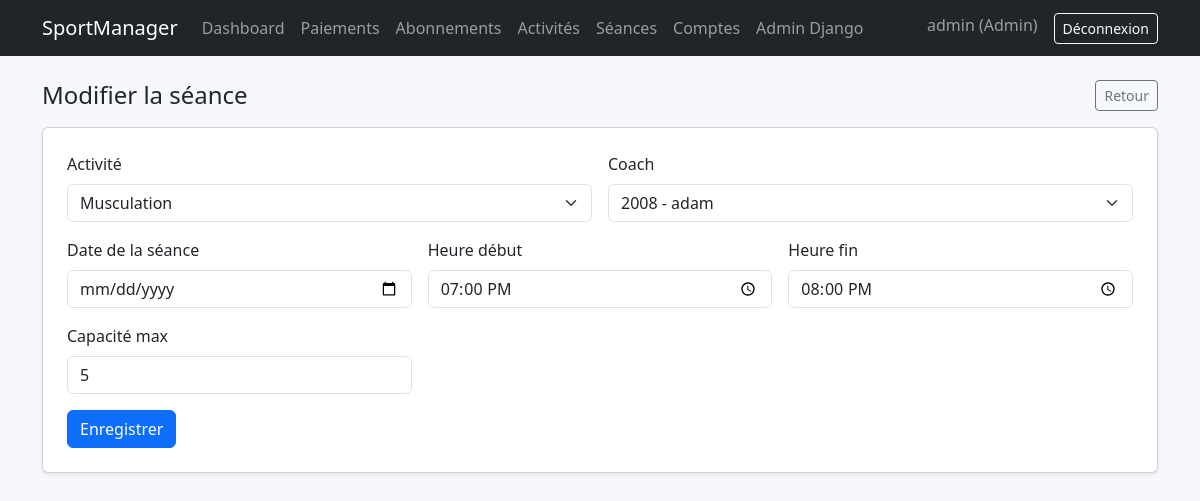
/admin-app/seances/18/modifier/ (signed in), run on the app's committed database.
### core/models.py (models this page shows, shortened)
class Utilisateur(AbstractUser):
    class Role(models.TextChoices):
        ADMIN = "ADMIN", "Admin"
        COACH = "COACH", "Coach"
        MEMBRE = "MEMBRE", "Membre"
    username = models.CharField(max_length=150, blank=True, null=True)
    login = models.CharField(max_length=150, unique=True)
    email = models.EmailField(unique=True)
    role = models.CharField(max_length=10, choices=Role.choices, default=Role.MEMBRE)
    USERNAME_FIELD = "login"
    REQUIRED_FIELDS = ["email"]
    objects = UtilisateurManager()

class Seance(models.Model):
    class Jour(models.TextChoices):
        LUNDI = "LUNDI", "Lundi"
        MARDI = "MARDI", "Mardi"
        MERCREDI = "MERCREDI", "Mercredi"
        JEUDI = "JEUDI", "Jeudi"
        VENDREDI = "VENDREDI", "Vendredi"
        SAMEDI = "SAMEDI", "Samedi"
        DIMANCHE = "DIMANCHE", "Dimanche"
    idSeance = models.AutoField(primary_key=True)
    dateSeance = models.DateField(blank=True, null=True)
    jour = models.CharField(max_length=10, choices=Jour.choices)
    heureDebut = models.TimeField()
    heureFin = models.TimeField()
    capaciteMax = models.PositiveIntegerField()
    activite = models.ForeignKey(Activite, on_delete=models.CASCADE, related_name="seances")
    coach = models.ForeignKey(Coach, on_delete=models.PROTECT, related_name="seances")

### core/views.py (the view)
        @login_required
        def _wrapped(request: HttpRequest, *args, **kwargs):
            user: Utilisateur = request.user  # type: ignore[assignment]
            if user.role not in roles:
                messages.error(request, "Accès refusé.")
                return redirect("home")
            return view_func(request, *args, **kwargs)

### core/forms.py (shortened to what this page needs)
class SeanceForm(forms.ModelForm):
    class Meta:
        model = Seance
        fields = ["activite", "coach", "dateSeance", "heureDebut", "heureFin", "capaciteMax"]
        widgets = {
            "activite": forms.Select(attrs={"class": "form-select"}),
            "coach": forms.Select(attrs={"class": "form-select"}),
            "dateSeance": forms.DateInput(attrs={"class": "form-control", "type": "date"}),
            "heureDebut": forms.TimeInput(attrs={"class": "form-control", "type": "time"}),
            "heureFin": forms.TimeInput(attrs={"class": "form-control", "type": "time"}),
            "capaciteMax": forms.NumberInput(attrs={"class": "form-control", "min": 1}),
        }

### core/models.py (called while the page is built)
    def __str__(self) -> str:
        return f"{self.numCoach} - {self.utilisateur.login}"

    def __str__(self) -> str:
        return self.libelle

### core/views.py (called while the page is built)
def _role_required(*roles: str):
    def decorator(view_func):
        @login_required
        def _wrapped(request: HttpRequest, *args, **kwargs):
            user: Utilisateur = request.user  # type: ignore[assignment]
            if user.role not in roles:
                messages.error(request, "Accès refusé.")
                return redirect("home")
            return view_func(request, *args, **kwargs)
        return _wrapped
    return decorator

@_role_required(Utilisateur.Role.ADMIN)
@require_http_methods(["GET", "POST"])
def admin_seance_edit(request: HttpRequest, seance_id: int) -> HttpResponse:
    seance = get_object_or_404(Seance, pk=seance_id)
    if request.method == "POST":
        form = SeanceForm(request.POST, instance=seance)
        if form.is_valid():
            form.save()
            messages.success(request, "Séance mise à jour.")
            return redirect("admin_seances")
    else:
        form = SeanceForm(instance=seance)
    return render(
        request,
        "core/admin_seance_form.html",
        {"form": form, "mode": "edit", "seance": seance},
    )

### core/templates/core/admin_seance_form.html (shortened to what this page needs)
{% extends "base.html" %}
{% block content %}
  <div class="d-flex align-items-center justify-content-between mb-3">
    <h1 class="h4 mb-0">{% if mode == 'edit' %}Modifier la séance{% else %}Nouvelle séance{% endif %}</h1>
    <a class="btn btn-outline-secondary btn-sm" href="{% url 'admin_seances' %}">Retour</a>
  </div>
  <div class="card shadow-sm">
    <div class="card-body p-4">
      <form method="post" novalidate>
        <div class="row g-3">
          <div class="col-md-6">
            <label class="form-label" for="{{ form.activite.id_for_label }}">Activité</label>
            {{ form.activite }}
          </div>
          <div class="col-md-6">
            <label class="form-label" for="{{ form.coach.id_for_label }}">Coach</label>
            {{ form.coach }}
          </div>
          <div class="col-md-4">
            <label class="form-label" for="{{ form.dateSeance.id_for_label }}">Date de la séance</label>
            {{ form.dateSeance }}
          </div>
          <div class="col-md-4">
            <label class="form-label" for="{{ form.heureDebut.id_for_label }}">Heure début</label>
            {{ form.heureDebut }}
          </div>
          <div class="col-md-4">
            <label class="form-label" for="{{ form.heureFin.id_for_label }}">Heure fin</label>
            {{ form.heureFin }}
          </div>
          <div class="col-md-4">
            <label class="form-label" for="{{ form.capaciteMax.id_for_label }}">Capacité max</label>
            {{ form.capaciteMax }}
          </div>
        </div>
        <div class="mt-3">
          <button class="btn btn-primary" type="submit">Enregistrer</button>
        </div>
      </form>
    </div>
  </div>
{% endblock %}

### templates/partials/navbar.html (shortened to what this page needs)
<nav class="navbar navbar-expand-lg navbar-dark bg-dark">
  <div class="container">
    <a class="navbar-brand" href="{% url 'home' %}">SportManager</a>
    <div class="collapse navbar-collapse" id="navbarContent">
      <ul class="navbar-nav me-auto mb-2 mb-lg-0">
        {% if user.is_authenticated %}
          {% if user.role == 'MEMBRE' %}
            <li class="nav-item">
              <a class="nav-link" href="{% url 'membre_dashboard' %}">Dashboard</a>
            </li>
            <li class="nav-item">
              <a class="nav-link" href="{% url 'membre_planning' %}">Planning</a>
            </li>
            <li class="nav-item">
              <a class="nav-link" href="{% url 'membre_abonnements' %}">Abonnements</a>
            </li>
          {% elif user.role == 'ADMIN' %}
            <li class="nav-item">
              <a class="nav-link" href="{% url 'admin_dashboard' %}">Dashboard</a>
            </li>
            <li class="nav-item">
              <a class="nav-link" href="{% url 'admin_paiements' %}">Paiements</a>
            </li>
            <li class="nav-item">
              <a class="nav-link" href="{% url 'admin_abonnements' %}">Abonnements</a>
            </li>
            <li class="nav-item">
              <a class="nav-link" href="{% url 'admin_activites' %}">Activités</a>
            </li>
            <li class="nav-item">
              <a class="nav-link" href="{% url 'admin_seances' %}">Séances</a>
            </li>
            <li class="nav-item">
              <a class="nav-link" href="{% url 'admin_comptes' %}">Comptes</a>
            </li>
            <li class="nav-item">
              <a class="nav-link" href="/admin/">Admin Django</a>
            </li>
          {% endif %}
        {% endif %}
      </ul>
      <ul class="navbar-nav ms-auto">
        {% if user.is_authenticated %}
          <li class="nav-item">
            <span class="navbar-text me-3">
              {{ user.login }} ({{ user.get_role_display }})
            </span>
          </li>
          <li class="nav-item">
            <form method="post" action="{% url 'logout' %}">
              <button class="btn btn-outline-light btn-sm" type="submit">Déconnexion</button>
            </form>
          </li>
        {% else %}
          <li class="nav-item">
            <a class="btn btn-outline-light btn-sm" href="{% url 'login' %}">Connexion</a>
          </li>
        {% endif %}
      </ul>
    </div>
  </div>
</nav>

### templates/base.html (style rules this page uses)
body { background: #f6f8fb; }

### data on the page
Utilisateur: login "admin", role "Admin"
Seance: activite "Musculation", coach "2008 - adam", heureDebut "19:00:00", heureFin "20:00:00", capaciteMax "5"
